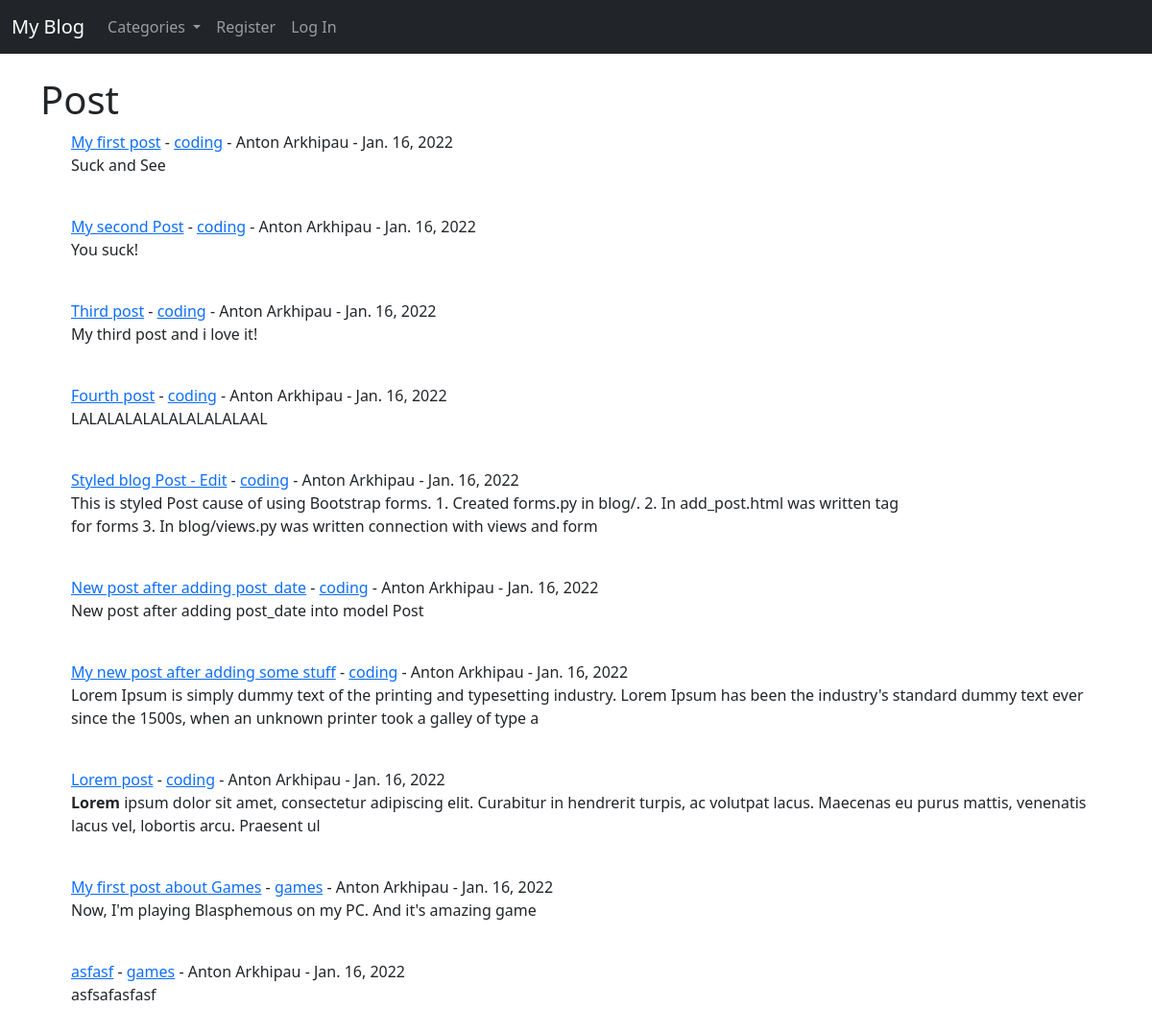
The page / on the database its author committed.
### blog/models.py (models this page shows, shortened)
class Post(models.Model):
    title = models.CharField(max_length=255) # title Поста, текстовый формат с максимальной длиной 255 символов
    title_tag = models.CharField(max_length=255) # отвечает за название вкладки
    author = models.ForeignKey(User, on_delete=models.CASCADE) # внешний ключ для таблицы User, с каскадным удалением
    body = models.TextField()
    post_date = models.DateField(auto_now_add=True)
    category = models.CharField(max_length=255, default="coding") # поле категории для поста с стандарным значением

### blog/views.py (the view)
# urls.py: path('', HomeView.as_view(), name="home"),
class HomeView(ListView):  # view для отображения данных на главной странице
    model = Post  # прописываем модель, данные мз которой мы будем отображать
    template_name = 'home.html'  # html страничка на которой это будет отображаться
    ordering = ['-post_date']  # посты отображаются по дате создания
    def get_context_data(self, *args, **kwargs):  # функция, что вставлять категории на нашу страницу в строке навигации
        cat_menu = Category.objects.all()  # нам необходимо сделать запрос в таблицу Category, чтобы прилинковать их
        context = super(HomeView, self).get_context_data(*args, **kwargs) # куда мы будем его отдавать в виде словаря
        context["cat_menu"] = cat_menu
        return context

### blog/models.py (called while the page is built)
    def __str__(self):
        return self.name

### blog/templates/home.html (shortened to what this page needs)
{% extends 'base.html' %}
{% block content %}
<h1>Post</h1>
{% for post in object_list %}
    <ul><a href='{% url "article_detail" post.pk %}'>{{ post.title }}</a>
    - <a href="{% url 'category' post.category %} ">{{ post.category }}</a>
    - {{ post.author.first_name }}
     {{ post.author.last_name }}
     - {{post.post_date}}
     <br>
    {{ post.body |slice:"200"|safe }}</ul>
    <br>
{% endfor %}
{% endblock %}

### rows shown on the page
Post: title "My first post", category "coding", author.first_name "Anton", author.last_name "Arkhipau", post_date "Jan. 16, 2022", body "Suck and See"
Post: title "My second Post", category "coding", author.first_name "Anton", author.last_name "Arkhipau", post_date "Jan. 16, 2022", body "You suck!"
Post: title "Third post", category "coding", author.first_name "Anton", author.last_name "Arkhipau", post_date "Jan. 16, 2022", body "My third post and i love it!"
Post: title "Fourth post", category "coding", author.first_name "Anton", author.last_name "Arkhipau", post_date "Jan. 16, 2022", body "LALALALALALALALALALAAL"
Post: title "Styled blog Post - Edit", category "coding", author.first_name "Anton", author.last_name "Arkhipau", post_date "Jan. 16, 2022", body "This is styled Post cause of using Bootstrap forms. 1. Created forms.py in blog/. 2. In add_post.html was written tag for forms 3. In blog/views.py was written connection with views and form"
Post: title "New post after adding post_date", category "coding", author.first_name "Anton", author.last_name "Arkhipau", post_date "Jan. 16, 2022", body "New post after adding post_date into model Post"
Post: title "My new post after adding some stuff", category "coding", author.first_name "Anton", author.last_name "Arkhipau", post_date "Jan. 16, 2022", body "Lorem Ipsum is simply dummy text of the printing and typesetting industry. Lorem Ipsum has been the industry's standard dummy text ever since the 1500s, when an unknown printer took a galley of type a"
Post: title "Lorem post", category "coding", author.first_name "Anton", author.last_name "Arkhipau", post_date "Jan. 16, 2022", body "Lorem ipsum dolor sit amet, consectetur adipiscing elit. Curabitur in hendrerit turpis, ac volutpat lacus. Maecenas eu purus mattis, venenatis lacus vel, lobortis arcu. Praesent ul"
Post: title "My first post about Games", category "games", author.first_name "Anton", author.last_name "Arkhipau", post_date "Jan. 16, 2022", body "Now, I'm playing Blasphemous on my PC. And it's amazing game"
Post: title "asfasf", category "games", author.first_name "Anton", author.last_name "Arkhipau", post_date "Jan. 16, 2022", body "asfsafasfasf"
